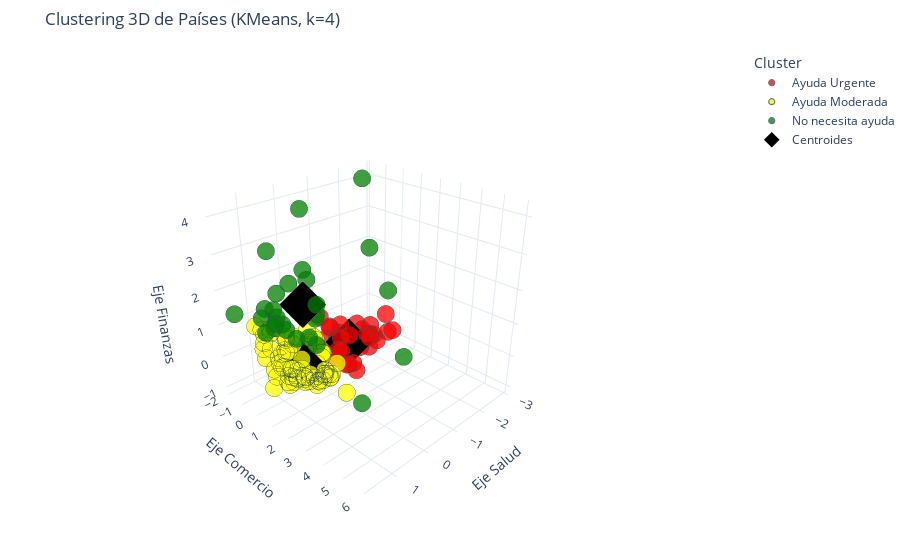

Notebook cell for this chart:
### Markdown cell above
<h5 style="color:rgba(35, 22, 223, 1);">========================================================================================</h5>

Gracias a los boxplots podemos ver claramente que tipo de ayuda tenemos que dar a cada cluster:
- Al cluster 1 hay que darle ayuda urgente, ya que tiene el ingreso neto (income) mas bajo de todos y la mortalidad infantil (child_mort) mas alta
- Al cluster 0 hay que darle ayuda moderada, ya que su ingreso neto es mejor que el del 1 y su mortalidad mas baja
- El cluster 2 no necesita ayuda, ya que tiene el ingreso neto mas alto de los tres y también la mortalidad mas baja de los tres

<h5 style="color:rgba(35, 22, 223, 1);">========================================================================================</h5>

### Code cell
# Vamos a visualizar con los colores que le pertoca a cada cluster según el tipo de ayuda que necesita

# Definimos los tipos de ayuda según el cluster a partir de los boxes anteriores
mapeo_ayuda = {
    1: 'Ayuda Urgente',
    0: 'Ayuda Moderada',
    2: 'No necesita ayuda'
}
df_cluster['Nivel de Ayuda'] = df_cluster['Cluster'].map(mapeo_ayuda)

# Definimos los colores asociados a las ETIQUETAS DE TEXTO
colores_niveles = {
    'Ayuda Urgente': 'red',
    'Ayuda Moderada': 'yellow',
    'No necesita ayuda': 'green'
}

fig = px.scatter_3d(
    df_cluster,
    x='Salud',
    y='Comercio',
    z='Finanzas',
    color='Nivel de Ayuda',                 # Color por cluster (clave)
    hover_name='Country',
    title='Clustering 3D de Países (KMeans, k=4)',
    opacity=0.75,
    color_discrete_map=colores_niveles
)

# --- MEJORAS DE VISIBILIDAD ---
fig.update_traces(
    marker=dict(
        size=6,
        line=dict(width=1.2, color='DarkSlateGrey')
    )
)

# --- CENTROIDES ---
fig.add_scatter3d(
    x=centroids[:, 0],
    y=centroids[:, 1],
    z=centroids[:, 2],
    mode='markers',
    marker=dict(
        size=12,
        color='black',
        symbol='diamond'
    ),
    name='Centroides'
)

# --- AJUSTES DE ESCENA ---
fig.update_layout(
    margin=dict(l=0, r=0, b=0, t=50),
    scene=dict(
        aspectmode='cube',
        xaxis_title='Eje Salud',
        yaxis_title='Eje Comercio',
        zaxis_title='Eje Finanzas',
        camera=dict(
            eye=dict(x=1.8, y=1.8, z=1.3)
        )
    ),
    template="plotly_white",
    legend_title_text='Cluster'
)

fig.show()

### Figure 1 — Plotly figure (JSON) as saved in the notebook; plotly's stock layout.template omitted (floating-point values rounded to 4 significant figures)
{"data": [{"hovertemplate": "<b>%{hovertext}</b><br><br>Nivel de Ayuda=Ayuda Urgente<br>Salud=%{x}<br>Comercio=%{y}<br>Finanzas=%{z}<extra></extra>", "hovertext": ["Afghanistan", "Angola", "Bangladesh", "Benin", "Burkina Faso", "Burundi", "Cameroon", "Central African Republic", "Chad", "Comoros", "Congo, Dem. Rep.", "Congo, Rep.", "Cote d'Ivoire", "Eritrea", "Gabon", "Gambia", "Ghana", "Guinea", "Guinea-Bissau", "Haiti", "India", "Kenya", "Lao", "Lesotho", "Liberia", "Madagascar", "Malawi", "Mali", "Mauritania", "Mozambique", "Myanmar", "Niger", "Pakistan", "Rwanda", "Senegal", "Sierra Leone", "Sudan", "Tanzania", "Timor-Leste", "Togo", "Turkmenistan", "Uganda", "Yemen", "Zambia"], "legendgroup": "Ayuda Urgente", "marker": {"color": "red", "line": {"color": "DarkSlateGrey", "width": 1.2}, "opacity": 0.75, "size": 6, "symbol": "circle"}, "mode": "markers", "name": "Ayuda Urgente", "scene": "scene", "showlegend": true, "type": "scatter3d", "x": [-1.385, -2.246, -0.3241, -1.853, -1.837, -1.172, -1.71, -2.518, -2.681, -1.327, -1.872, -1.219, -1.779, -0.9956, -0.9396, -1.299, -1.002, -1.78, -1.519, -2.913, -0.5065, -0.8694, -0.8976, -0.8215, -0.8251, -1.012, -1.399, -2.417, -1.498, -1.708, -0.7229, -2.381, -1.409, -0.4205, -0.9859, -1.854, -1.025, -1.143, -0.8023, -1.176, -0.7151, -1.187, -0.7653, -1.373], "y": [-0.726, 0.391, -1.041, -0.5703, -0.8192, -0.8603, -0.8032, -1.043, -0.1609, -0.4507, 0.0523, 1.123, 0.1402, -1.26, -0.1756, -0.4637, -0.2757, -0.3104, -0.8057, -0.2253, -0.7925, -0.7085, -0.07948, 1.011, 0.3992, -0.4314, -0.6369, -0.633, 0.4892, -0.2257, -1.813, -0.3751, -1.143, -0.9705, -0.4859, -0.7773, -1.048, -0.8399, -1.23, 0.1816, 0.7314, -0.8849, -0.4875, -0.4006], "z": [-0.6418, 0.1925, -0.7317, -1.058, -0.7766, -0.5277, -0.9715, -1.033, -0.7766, -0.9181, -0.1034, 0.0677, -0.7996, -0.5403, 0.2747, -0.8972, -0.2284, -0.3156, -0.9702, -0.8404, -0.5773, -0.9769, -0.5824, -0.8701, -0.8676, -0.6834, -0.5248, -0.8846, -0.1108, -0.7514, -0.7008, -1.01, -0.4936, -0.9886, -0.9947, -0.2675, -0.06634, -0.6359, 0.3076, -1.066, -0.6925, -0.5841, 0.1536, -0.3488]}, {"hovertemplate": "<b>%{hovertext}</b><br><br>Nivel de Ayuda=Ayuda Moderada<br>Salud=%{x}<br>Comercio=%{y}<br>Finanzas=%{z}<extra></extra>", "hovertext": ["Albania", "Algeria", "Antigua and Barbuda", "Argentina", "Armenia", "Azerbaijan", "Bahamas", "Barbados", "Belarus", "Belize", "Bhutan", "Bolivia", "Bosnia and Herzegovina", "Botswana", "Brazil", "Bulgaria", "Cambodia", "Cape Verde", "Chile", "China", "Colombia", "Costa Rica", "Croatia", "Cyprus", "Czech Republic", "Dominican Republic", "Ecuador", "Egypt", "El Salvador", "Estonia", "Fiji", "France", "Georgia", "Greece", "Grenada", "Guatemala", "Guyana", "Hungary", "Indonesia", "Iran", "Iraq", "Israel", "Italy", "Jamaica", "Japan", "Jordan", "Kazakhstan", "Kiribati", "Kyrgyz Republic", "Latvia", "Lebanon", "Libya", "Lithuania", "Macedonia, FYR", "Malaysia", "Maldives", "Mauritius", "Micronesia, Fed. Sts.", "Moldova", "Montenegro", "Morocco", "Namibia", "Nepal", "New Zealand", "Panama", "Paraguay", "Peru", "Philippines", "Poland", "Portugal", "Romania", "Russia", "Samoa", "Serbia", "Seychelles", "Slovak Republic", "Slovenia", "Solomon Islands", "South Africa", "South Korea", "Spain", "Sri Lanka", "St. Vincent and the Grenadines", "Suriname", "Tajikistan", "Thailand", "Tonga", "Tunisia", "Turkey", "Ukraine", "United Kingdom", "Uruguay", "Uzbekistan", "Vanuatu", "Vietnam"], "legendgroup": "Ayuda Moderada", "marker": {"color": "yellow", "line": {"color": "DarkSlateGrey", "width": 1.2}, "opacity": 0.75, "size": 6, "symbol": "circle"}, "mode": "markers", "name": "Ayuda Moderada", "scene": "scene", "showlegend": true, "type": "scatter3d", "x": [0.5997, 0.001363, 0.5612, 0.6174, 0.3649, 0.09518, 0.693, 0.7327, 0.6699, 0.2083, -0.07904, -0.3306, 1.196, -0.1839, 0.7121, 0.7093, -0.2098, 0.01686, 0.8141, 0.4869, 0.5881, 1.041, 0.8864, 0.819, 0.9453, 0.1081, 0.4068, -0.09122, 0.453, 0.7208, 0.05896, 1.201, 0.8183, 1.17, 0.4168, -0.032, -0.0936, 0.8865, -0.1931, 0.4438, -0.1856, 0.6433, 1.119, 0.3175, 1.15, 0.2636, 0.08868, -0.2417, 0.03006, 0.7724, 0.7702, 0.2267, 0.8016, 0.7539, 0.4369, 0.5325, 0.5695, 0.4525, 1.043, 0.9384, 0.03095, -0.4912, -0.2145, 0.9893, 0.5075, 0.2033, 0.2615, -0.2275, 0.8809, 1.241, 0.5851, 0.533, -0.001942, 1.093, 0.244, 0.9672, 1.081, -0.02492, -0.1146, 0.9306, 1.141, 0.2555, 0.2444, 0.3089, -0.3979, 0.423, -0.02654, 0.4691, 0.4967, 0.764, 1.009, 0.7577, 0.04875, -0.1641, 0.4398], "y": [-0.2566, -0.36, 0.3297, -1.089, -0.4796, -0.2159, -0.1968, -0.0004934, 0.5686, 0.5833, 0.492, -0.2419, -0.1667, 0.1405, -1.352, 0.3193, 0.5314, 0.103, -0.3774, -0.7979, -1.121, -0.4051, -0.2479, 0.4065, 0.8603, -0.6701, -0.5726, -0.8309, -0.3196, 1.174, 0.6984, -0.6803, -0.0205, -0.7338, -0.3378, -0.5435, 0.8515, 1.473, -0.846, -0.9019, -0.2856, -0.4061, -0.7331, -0.1643, -1.222, 0.5873, -0.2609, 0.02499, 0.9063, 0.4373, 0.1405, 0.4484, 0.9281, 0.1883, 1.479, 1.165, 0.5196, 0.2717, 0.5702, 0.2155, -0.2723, 0.4154, -0.9, -0.6049, 1.245, 0.3985, -0.7415, -0.3388, -0.1151, -0.4316, -0.3448, -0.7629, -0.1429, -0.1618, 2.348, 1.377, 0.8227, 0.8458, -0.6541, 0.1699, -0.7342, -0.8646, -0.1162, 0.08724, -0.3523, 0.8306, -0.3746, 0.3705, -0.8721, 0.214, -0.597, -0.7436, -0.5642, 0.2339, 1.328], "z": [-0.5943, 0.0643, -0.2955, 0.6109, -0.5298, 0.06108, 0.173, -0.3236, 0.1363, -0.8007, -0.6563, -0.5457, -0.7379, -0.2287, -0.08151, -0.5589, -0.9299, -0.9098, 0.1081, -0.4669, -0.539, -0.2975, -0.2647, 0.6266, -0.002262, -0.4795, -0.4415, -0.3603, -0.7789, -0.1268, -0.679, 0.9406, -0.4979, 0.3249, -0.6675, -0.6727, -0.6566, -0.1514, -0.1175, 0.2185, 0.08595, 0.5111, 0.7442, -0.3545, 0.8852, -0.4202, 0.5358, -1.007, -0.5772, -0.4531, -0.5192, 0.5773, -0.2091, -0.6699, -0.05267, -0.5715, -0.5095, -0.8151, -0.4743, -0.5687, -0.8869, -0.6411, -0.3491, 0.7632, -0.4455, -0.5995, -0.5048, -0.7648, -0.2112, 0.1574, -0.3396, 0.3879, -0.8547, -0.4224, -0.5903, -0.07286, 0.1369, -0.7472, -0.3587, 0.3437, 0.4994, 0.2512, -0.5328, -0.2358, -0.472, -0.5041, -0.7633, -0.6156, -0.08708, -0.2305, 0.8997, -0.1764, -0.2045, -0.8797, -0.4208]}, {"hovertemplate": "<b>%{hovertext}</b><br><br>Nivel de Ayuda=No necesita ayuda<br>Salud=%{x}<br>Comercio=%{y}<br>Finanzas=%{z}<extra></extra>", "hovertext": ["Australia", "Austria", "Bahrain", "Belgium", "Brunei", "Canada", "Denmark", "Equatorial Guinea", "Finland", "Germany", "Iceland", "Ireland", "Kuwait", "Luxembourg", "Malta", "Mongolia", "Netherlands", "Nigeria", "Norway", "Oman", "Qatar", "Saudi Arabia", "Singapore", "Sweden", "Switzerland", "United Arab Emirates", "United States", "Venezuela"], "legendgroup": "No necesita ayuda", "marker": {"color": "green", "line": {"color": "DarkSlateGrey", "width": 1.2}, "opacity": 0.75, "size": 6, "symbol": "circle"}, "mode": "markers", "name": "No necesita ayuda", "scene": "scene", "showlegend": true, "type": "scatter3d", "x": [0.9507, 1.231, 0.4853, 1.118, 0.3493, 1.207, 1.177, -1.799, 0.9915, 1.29, 0.9874, 0.962, 0.2643, 0.9526, 1.011, 0.09084, 1.238, -2.159, 1.026, 0.1118, 0.2601, 0.1598, 0.7374, 1.039, 1.269, 0.4358, 1.656, 0.2884], "y": [-0.9745, 0.2428, 0.7051, 1.319, 0.215, -0.5733, 0.1438, 1.22, -0.2371, -0.1634, 0.2021, 2.135, 0.2461, 4.802, 4.548, 0.3136, 1.006, -0.9207, -0.3874, 0.4332, 0.02094, -0.08147, 5.974, -0.007425, 0.6301, 1.132, -1.237, -0.8461], "z": [1.387, 1.264, 0.7583, 1.191, 2.555, 1.322, 1.732, 1.355, 1.139, 1.041, 1.244, 1.17, 2.253, 4.244, 0.2996, 1.047, 1.417, 4.217, 3.177, 1.219, 4.126, 1.302, 1.864, 1.419, 2.346, 1.814, 1.467, 1.906]}, {"marker": {"color": "black", "size": 12, "symbol": "diamond"}, "mode": "markers", "name": "Centroides", "type": "scatter3d", "x": [0.4522, -1.37, 0.6189], "y": [-0.004487, -0.4417, 0.7093], "z": [-0.2575, -0.5866, 1.796]}], "layout": {"legend": {"title": {"text": "Cluster"}, "tracegroupgap": 0}, "margin": {"b": 0, "l": 0, "r": 0, "t": 50}, "scene": {"aspectmode": "cube", "camera": {"eye": {"x": 1.8, "y": 1.8, "z": 1.3}}, "domain": {"x": [0, 1], "y": [0, 1]}, "xaxis": {"title": {"text": "Eje Salud"}}, "yaxis": {"title": {"text": "Eje Comercio"}}, "zaxis": {"title": {"text": "Eje Finanzas"}}}, "title": {"text": "Clustering 3D de Países (KMeans, k=4)"}}}
